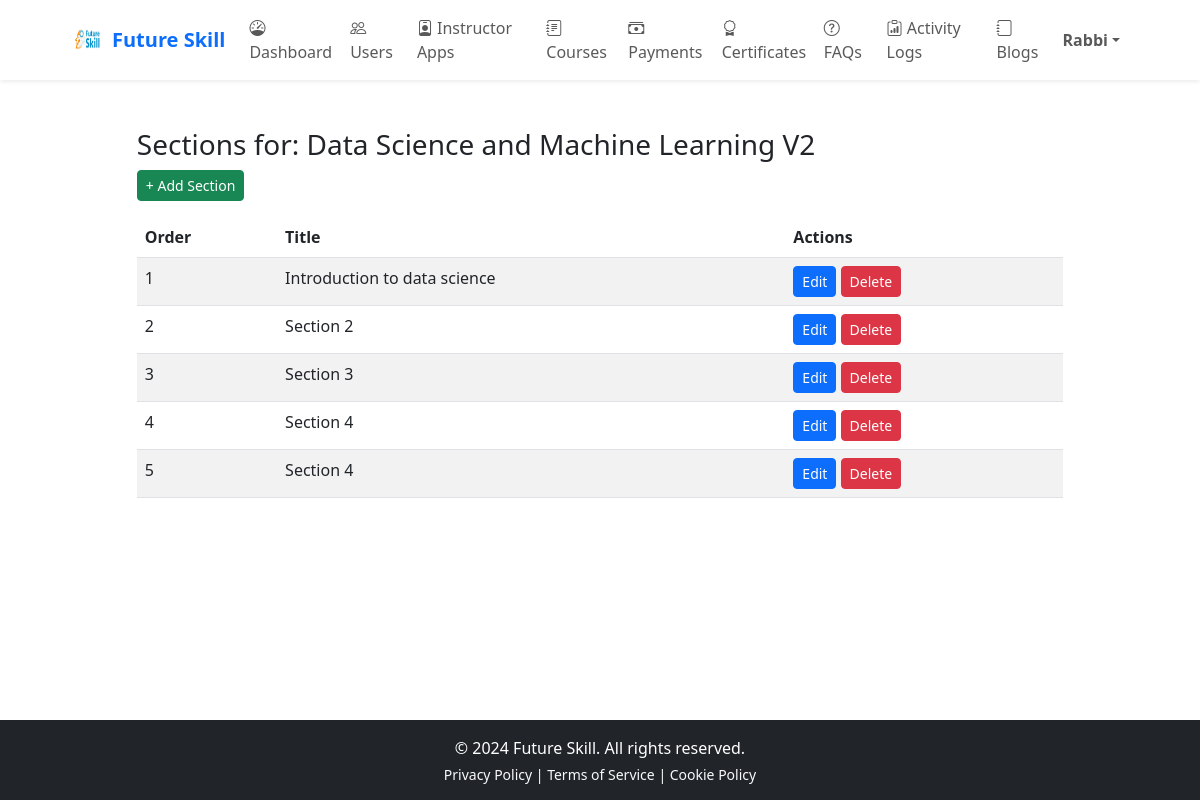
The app's page /courses/1/sections/ (signed in) with its own data.
### apps/accounts/models.py (models this page shows, shortened)
class User(AbstractUser):
    STUDENT = "student"
    INSTRUCTOR = "instructor"
    ADMIN = "admin"
    LEARNER = "learner"
    ROLE_CHOICES = (
        (STUDENT, "Student"),
        (INSTRUCTOR, "Instructor"),
        (ADMIN, "Admin"),
    )
    role = models.CharField(
        max_length=20,
        choices=ROLE_CHOICES,
        default=STUDENT,
    )
    avatar = models.ImageField(upload_to="avatars/", null=True, blank=True)
    is_approved = models.BooleanField(default=False)

### apps/courses/models.py (models this page shows, shortened)
class Course(models.Model):
    STATUS_DRAFT = "draft"
    STATUS_PENDING = "pending"
    STATUS_APPROVED = "approved"
    STATUS_REJECTED = "rejected"
    STATUS_PUBLISHED = "published"
    STATUS_ARCHIVED = "archived"
    STATUS_CHOICES = [
        (STATUS_DRAFT, "Draft"),
        (STATUS_PENDING, "Pending Approval"),
        (STATUS_APPROVED, "Approved"),
        (STATUS_REJECTED, "Rejected"),
        (STATUS_PUBLISHED, "Published"),
        (STATUS_ARCHIVED, "Archived"),
    ]
    LEVEL_BEGINNER = "beginner"
    LEVEL_INTERMEDIATE = "intermediate"
    LEVEL_ADVANCED = "advanced"
    LEVEL_CHOICES = [
        (LEVEL_BEGINNER, "Beginner"),
        (LEVEL_INTERMEDIATE, "Intermediate"),
        (LEVEL_ADVANCED, "Advanced"),
    ]
    title = models.CharField(max_length=255)
    slug = models.SlugField(unique=True, blank=True)
    short_description = models.CharField(max_length=300, blank=True)
    description = models.TextField(blank=True)  # full description
    language = models.CharField(max_length=50, default="en")
    level = models.CharField(max_length=20, choices=LEVEL_CHOICES, default=LEVEL_BEGINNER)
    instructor = models.ForeignKey(
        settings.AUTH_USER_MODEL, on_delete=models.CASCADE, related_name='courses'
    )
    category = models.ForeignKey(Category, on_delete=models.SET_NULL, null=True, blank=True)
    price = models.DecimalField(max_digits=10, decimal_places=2, default=0)
    discount_price = models.DecimalField(max_digits=10, decimal_places=2, null=True, blank=True)
    status = models.CharField(max_length=20, choices=STATUS_CHOICES, default=STATUS_DRAFT)
    status_note = models.TextField(blank=True, help_text="Optional notes for approval/rejection.")
    approved_at = models.DateTimeField(null=True, blank=True)
    approved_by = models.ForeignKey(
        settings.AUTH_USER_MODEL,
        on_delete=models.SET_NULL,
        null=True,
        blank=True,
        related_name="approved_courses",
    )
    published_at = models.DateTimeField(null=True, blank=True)
    thumbnail = models.ImageField(upload_to="course_thumbnails/", blank=True, null=True)
    created_at = models.DateTimeField(auto_now_add=True)
    updated_at = models.DateTimeField(auto_now=True)

class Section(models.Model):
    course = models.ForeignKey('Course', related_name='sections', on_delete=models.CASCADE)
    title = models.CharField(max_length=200)
    description = models.TextField(blank=True, null=True)
    order = models.PositiveIntegerField(default=1)
    class Meta:
        unique_together = ('course', 'order')
        ordering = ['order']

### apps/courses/views.py (the view)
# urls.py: path("<int:course_id>/sections/", views.section_list, name="section_list"),
@login_required
def section_list(request, course_id):
    course = get_object_or_404(Course, id=course_id)
    if request.user.role not in ["admin", "instructor"]:
        messages.error(request, "You do not have permission to view sections.")
        return redirect("courses:course_list")
    if request.user.role == "instructor" and course.instructor != request.user:
        messages.error(request, "You can only manage your own course sections.")
        return redirect("courses:course_list")
    sections = Section.objects.filter(course=course).order_by("order")
    return render(request, "courses/section_list.html", {"course": course, "sections": sections})

### apps/core/context_processors.py (called while the page is built, shortened)
def user_role_context(request):
    user = getattr(request, "user", None)
    role = getattr(user, "role", None)
    is_student = role in ("student", "learner")
    is_instructor = role == "instructor"
    is_admin = role == "admin" or getattr(user, "is_staff", False)
    return {
        "user_role": role,
        "is_student_user": is_student,
        "is_instructor_user": is_instructor,
        "is_admin_user": is_admin,
    }

### templates/courses/section_list.html (shortened to what this page needs)
{% extends "base.html" %}
{% block content %}
<div class="container mt-4">
  <h3>Sections for: {{ course.title }}</h3>
  <a href="{% url 'courses:section_create' course.id %}" class="btn btn-success btn-sm mb-3">+ Add Section</a>
  {% if sections %}
  <table class="table table-striped">
    <thead>
      <tr>
        <th>Order</th>
        <th>Title</th>
        <th>Actions</th>
      </tr>
    </thead>
    <tbody>
      {% for section in sections %}
      <tr>
        <td>{{ section.order }}</td>
        <td>{{ section.title }}</td>
        <td>
          <a href="{% url 'courses:section_edit' course.id section.id %}" class="btn btn-primary btn-sm">Edit</a>
          <a href="{% url 'courses:section_delete' course.id section.id %}" class="btn btn-danger btn-sm"
             onclick="return confirm('Are you sure you want to delete this section?')">Delete</a>
        </td>
      </tr>
      {% endfor %}
    </tbody>
  </table>
  {% else %}
  <p>No sections found. Add one now!</p>
  {% endif %}
</div>
{% endblock %}

### templates/partials/header_admin.html (shortened to what this page needs)
{% load static %}
<nav class="navbar navbar-expand-lg navbar-light bg-white shadow-sm sticky-top">
  <div class="container">
    <a class="navbar-brand d-flex align-items-center fw-bold" href="{% url 'admin_tools:dashboard' %}">
      <img src="{% static 'images/logo.png' %}" width="32" height="32" class="me-2" alt="Future Skill">
      <span class="text-primary">Future Skill</span>
    </a>
    <div class="collapse navbar-collapse" id="adminTopNav">
      <ul class="navbar-nav me-auto">
        <li class="nav-item"><a class="nav-link" href="{% url 'admin_tools:dashboard' %}"><i class="bi bi-speedometer"></i> Dashboard</a></li>
        <li class="nav-item"><a class="nav-link" href="{% url 'admin_tools:user_management_list' %}"><i class="bi bi-people"></i> Users</a></li>
        <li class="nav-item"><a class="nav-link" href="{% url 'admin_tools:instructor_applications' %}"><i class="bi bi-person-badge"></i> Instructor Apps</a></li>
        <li class="nav-item"><a class="nav-link" href="{% url 'admin_tools:admin_course_list' %}"><i class="bi bi-journal-text"></i> Courses</a></li>
        <li class="nav-item"><a class="nav-link" href="{% url 'payments:admin_payments' %}"><i class="bi bi-cash-stack"></i> Payments</a></li>
        <li class="nav-item"><a class="nav-link" href="{% url 'admin_tools:certificate_list' %}"><i class="bi bi-award"></i> Certificates</a></li>
        <li class="nav-item"><a class="nav-link" href="{% url 'admin_tools:faq_manage' %}"><i class="bi bi-question-circle"></i> FAQs</a></li>
        <li class="nav-item"><a class="nav-link" href="{% url 'admin_tools:admin_logs' %}"><i class="bi bi-clipboard-data"></i> Activity Logs</a></li>
        <li class="nav-item"><a class="nav-link" href="{% url 'admin_tools:blog_admin_list' %}"><i class="bi bi-journal"></i> Blogs</a></li>
      </ul>
      <ul class="navbar-nav ms-auto align-items-center">
        <li class="nav-item dropdown">
          <a class="nav-link dropdown-toggle fw-semibold" href="#" data-bs-toggle="dropdown">{{ request.user.get_full_name|default:request.user.username }}</a>
        </li>
      </ul>
    </div>
  </div>
</nav>

### templates/base.html (style rules this page uses)
.container, .container-fluid { max-width: 90% !important; margin-left: auto; margin-right: auto; }

### records on screen
User: user.get_full_name "Rabbi"
Course: title "Data Science and Machine Learning V2"
Section: order "1", title "Introduction to data science"
Section: order "2", title "Section 2"
Section: order "3", title "Section 3"
Section: order "4", title "Section 4"
Section: order "5", title "Section 4"

### other values on screen
{{ now.year|default:"2024" }} "2024"
